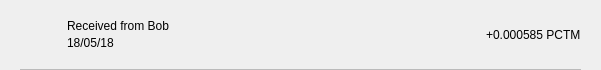
<?xml version="1.0" encoding="UTF-8"?>
<ui version="4.0">
 <class>TxRow</class>
 <widget class="QWidget" name="TxRow">
  <property name="geometry">
   <rect>
    <x>0</x>
    <y>0</y>
    <width>601</width>
    <height>70</height>
   </rect>
  </property>
  <property name="minimumSize">
   <size>
    <width>0</width>
    <height>40</height>
   </size>
  </property>
  <property name="windowTitle">
   <string>Form</string>
  </property>
  <layout class="QVBoxLayout" name="verticalLayout_3">
   <property name="spacing">
    <number>0</number>
   </property>
   <property name="leftMargin">
    <number>0</number>
   </property>
   <property name="topMargin">
    <number>0</number>
   </property>
   <property name="rightMargin">
    <number>0</number>
   </property>
   <property name="bottomMargin">
    <number>0</number>
   </property>
   <item>
    <widget class="QWidget" name="rowContainer" native="true">
     <layout class="QVBoxLayout" name="verticalLayout_2">
      <property name="spacing">
       <number>9</number>
      </property>
      <property name="leftMargin">
       <number>20</number>
      </property>
      <property name="topMargin">
       <number>9</number>
      </property>
      <property name="rightMargin">
       <number>20</number>
      </property>
      <property name="bottomMargin">
       <number>0</number>
      </property>
      <item>
       <widget class="QFrame" name="frame">
        <property name="styleSheet">
         <string notr="true">border:none;</string>
        </property>
        <property name="frameShape">
         <enum>QFrame::StyledPanel</enum>
        </property>
        <property name="frameShadow">
         <enum>QFrame::Raised</enum>
        </property>
        <layout class="QHBoxLayout" name="horizontalLayout" stretch="0,2,0">
         <property name="leftMargin">
          <number>0</number>
         </property>
         <property name="topMargin">
          <number>0</number>
         </property>
         <property name="rightMargin">
          <number>0</number>
         </property>
         <property name="bottomMargin">
          <number>0</number>
         </property>
         <item>
          <widget class="QPushButton" name="icon">
           <property name="focusPolicy">
            <enum>Qt::NoFocus</enum>
           </property>
           <property name="styleSheet">
            <string notr="true">border:none;</string>
           </property>
           <property name="text">
            <string/>
           </property>
           <property name="iconSize">
            <size>
             <width>28</width>
             <height>28</height>
            </size>
           </property>
          </widget>
         </item>
         <item>
          <layout class="QVBoxLayout" name="verticalLayout">
           <property name="spacing">
            <number>3</number>
           </property>
           <property name="leftMargin">
            <number>9</number>
           </property>
           <item>
            <widget class="QLabel" name="lblAddress">
             <property name="styleSheet">
              <string notr="true"/>
             </property>
             <property name="text">
              <string>Received from Bob</string>
             </property>
             <property name="alignment">
              <set>Qt::AlignBottom|Qt::AlignLeading|Qt::AlignLeft</set>
             </property>
            </widget>
           </item>
           <item>
            <widget class="QLabel" name="lblDate">
             <property name="styleSheet">
              <string notr="true"/>
             </property>
             <property name="text">
              <string>18/05/18</string>
             </property>
             <property name="alignment">
              <set>Qt::AlignLeading|Qt::AlignLeft|Qt::AlignTop</set>
             </property>
            </widget>
           </item>
          </layout>
         </item>
         <item>
          <widget class="QLabel" name="lblAmount">
           <property name="styleSheet">
            <string notr="true"/>
           </property>
           <property name="text">
            <string>+0.000585 PCTM</string>
           </property>
          </widget>
         </item>
        </layout>
       </widget>
      </item>
      <item>
       <widget class="QLabel" name="lblDivisory">
        <property name="minimumSize">
         <size>
          <width>0</width>
          <height>1</height>
         </size>
        </property>
        <property name="maximumSize">
         <size>
          <width>16777215</width>
          <height>1</height>
         </size>
        </property>
        <property name="styleSheet">
         <string notr="true">background-color:#bababa;</string>
        </property>
        <property name="text">
         <string/>
        </property>
        <property name="alignment">
         <set>Qt::AlignBottom|Qt::AlignLeading|Qt::AlignLeft</set>
        </property>
       </widget>
      </item>
     </layout>
    </widget>
   </item>
  </layout>
 </widget>
 <resources/>
 <connections/>
</ui>
